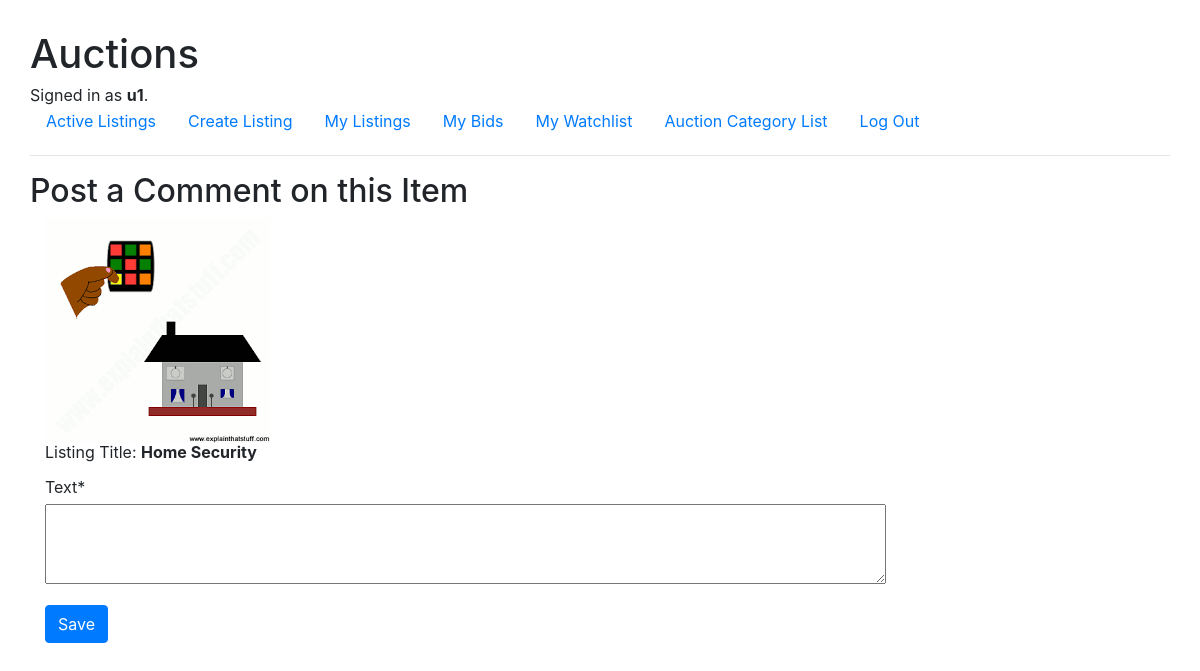
The app's page /comment/5/ (signed in) with its own data.
### auctions/models.py (models this page shows, shortened)
class User(AbstractUser):
    pass

class Listing(models.Model):
    title = models.CharField(max_length=32)
    description = models.CharField(max_length=256)
    starting_bid = models.DecimalField(max_digits=7, decimal_places=2)
    category = models.CharField(max_length=32)
    date_listed = models.DateField(auto_now_add=True)
    active = models.BooleanField(default=True)
    user_id = models.ForeignKey(User, on_delete=models.CASCADE, related_name="sellers")
    image = models.URLField(max_length=256, blank=True)
    bid_count = models.IntegerField(default=0)
    max_bid = models.DecimalField(max_digits=7, decimal_places=2, default=0.00)

### auctions/views.py (the view, shortened to what this page needs)
# urls.py: path('comment/<int:pk>/', views.CommentCreateView.as_view(), name="comment"),
class CommentCreateView(LoginRequiredMixin, CreateView):
    model = Comment
    form_class = CommentForm
    login_url = 'login'
    def get_initial(self):
        return {'title_id': self.kwargs['pk'],
                'user_id': self.request.user.id, }
    def get_context_data(self, **kwargs):
        context = super(CommentCreateView, self).get_context_data(**kwargs)
        context['listing_details'] = util.get_listing_details(self.kwargs['pk'])
        return context

### auctions/forms.py
class CommentForm(ModelForm):
    class Meta:
        model = Comment
        fields = ('title_id', 'text',)
        widgets = {
            'title_id': forms.HiddenInput(),
            'text': Textarea(attrs={'cols': 80, "rows": 4}),
        }

### auctions/util.py (called while the page is built)
def get_listing_details(id):
    title = Listing.objects.get(pk=id).title
    starting_bid = Listing.objects.get(pk=id).starting_bid
    image = Listing.objects.get(pk=id).image
    listing_details = {"title": title,
                       "starting_bid": starting_bid,
                       "image": image,
                       }
    return listing_details

### auctions/templates/auctions/comment_form.html (shortened to what this page needs)
{% extends "auctions/layout.html" %}
{% load crispy_forms_tags %}
{% load crispy_forms_filters %}
{% block body %}
    <h2>Post a Comment on this Item</h2>
    <div class="container">
        <div class="images">
            <img src="{{ listing_details.image }}" alt="image">
        </div>
        <p>Listing Title: <strong>{{ listing_details.title }}</strong></p>
        <form method="post">
            {{ form|crispy }}
            <br>
            <input type="submit" class="btn btn-primary" value="Save">
        </form>
    </div>
{% endblock %}

### auctions/templates/auctions/layout.html (shortened to what this page needs)
{% load static %}
<!DOCTYPE html>
<html lang="en">
    <head>
        <link rel="stylesheet" href="https://stackpath.bootstrapcdn.com/bootstrap/4.4.1/css/bootstrap.min.css">
        <link href="{% static 'auctions/styles.css' %}" rel="stylesheet">
    </head>
    <body>
        <h1>Auctions</h1>
        <div>
            {% if user.is_authenticated %}
                Signed in as <strong>{{ user.username }}</strong>.
            {% else %}
                Not signed in.
            {% endif %}
        </div>
        <ul class="nav">
            <li class="nav-item">
                <a class="nav-link" href="{% url 'index' %}">Active Listings</a>
            </li>
            {% if user.is_authenticated %}
                <li class="nav-item">
                    <a class="nav-link" href="{% url 'create' %}">Create Listing</a>
                </li>
                <li class="nav-item">
                    <a class="nav-link" href="{% url 'index' %}?user={{ user.username }}">My Listings</a>
                </li>
                <li class="nav-item">
                    <a class="nav-link" href="{% url 'bid' %}">My Bids</a>
                </li>
                <li class="nav-item">
                    <a class="nav-link" href="{% url 'watchlist' %}">My Watchlist</a>
                </li>
                <li class="nav-item">
                    <a class="nav-link" href="{% url 'categorylist' %}">Auction Category List</a>
                </li>
                <li class="nav-item">
                    <a class="nav-link" href="{% url 'logout' %}">Log Out</a>
                </li>
            {% endif %}
        </ul>
        <hr>
        {% block body %}
        {% endblock %}
    </body>
</html>

### auctions/static/auctions/styles.css (style rules this page uses)
html { font-family: Arial, sans-serif; margin: 20px; padding: 10px; font-size: 16px; }
body { line-height: 1.15; }
.images { display: flex; flex-wrap: wrap; }

### records on screen
User: username "u1"
Listing: image (picture), title "Home Security"
